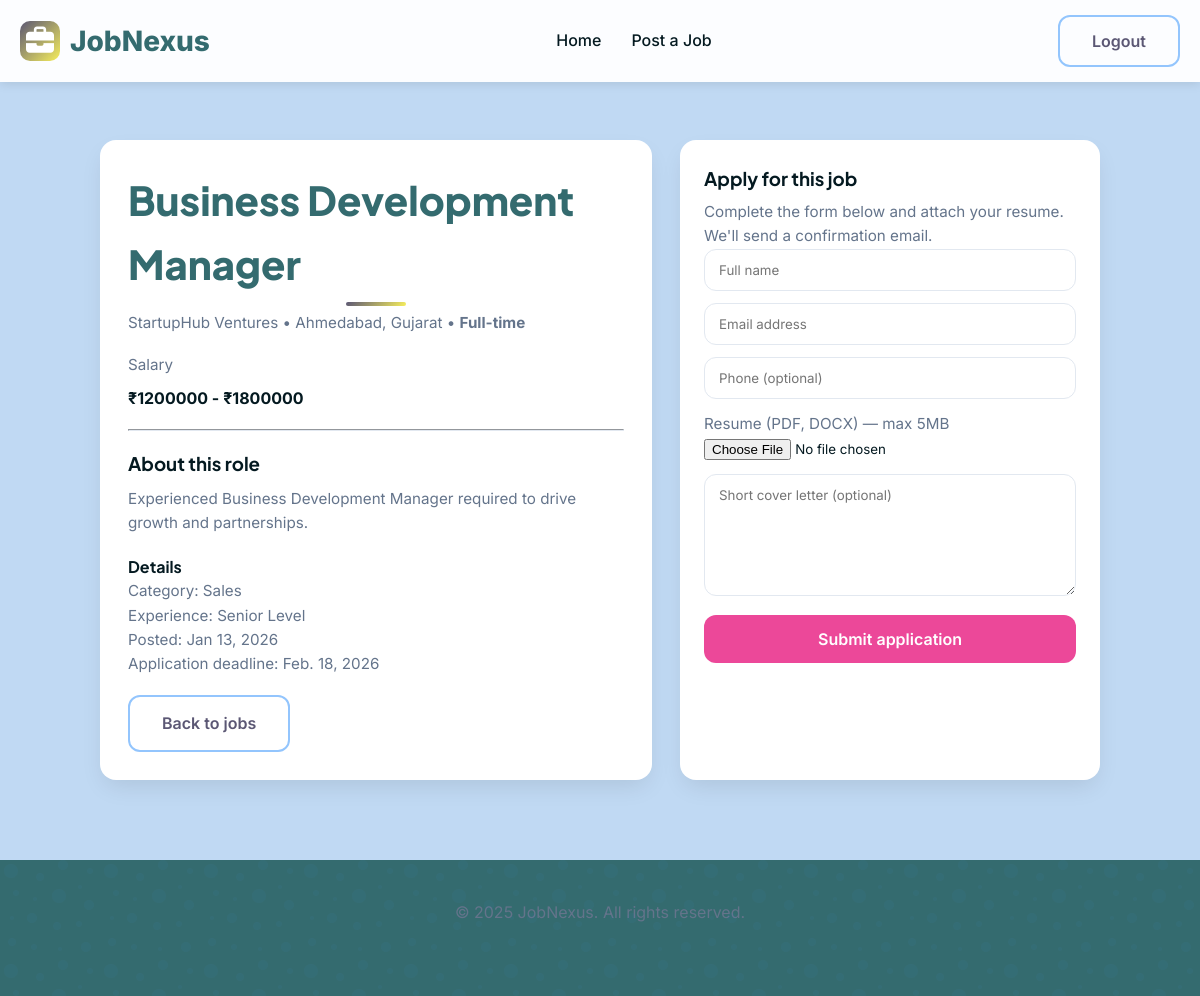
The app's page /jobs/14/apply/ (signed in) with its own data.
### jobs/models.py (models this page shows, shortened)
class Job(models.Model):
    JOB_TYPE_CHOICES = [
        ('Full-time', 'Full-time'),
        ('Part-time', 'Part-time'),
        ('Contract', 'Contract'),
        ('Remote', 'Remote'),
        ('Internship', 'Internship'),
    ]
    JOB_CATEGORY_CHOICES = [
        ('Technology', 'Technology'),
        ('Finance', 'Finance'),
        ('Healthcare', 'Healthcare'),
        ('Education', 'Education'),
        ('Marketing', 'Marketing'),
        ('Sales', 'Sales'),
        ('Design', 'Design'),
        ('Other', 'Other'),
    ]
    title = models.CharField(max_length=200)
    company = models.CharField(max_length=150)
    company_website = models.URLField(
        max_length=300,
        blank=True,
        null=True
    )
    company_email = models.EmailField(
        max_length=254
    )
    company_phone = models.CharField(
    max_length=20,
    help_text="Include country code, e.g. +91XXXXXXXXXX"
    )
    location = models.CharField(max_length=100)
    category = models.CharField(max_length=100, choices=JOB_CATEGORY_CHOICES)
    experience = models.CharField(
        max_length=100,
        choices=[
            ('Entry Level', 'Entry Level'),
            ('Mid Level', 'Mid Level'),
            ('Senior Level', 'Senior Level'),
            ('Executive', 'Executive'),
        ]
    )
    job_type = models.CharField(
        max_length=20,
        choices=JOB_TYPE_CHOICES
    )
    number_of_positions = models.PositiveIntegerField(
        default=1
    )
    salary_min = models.IntegerField()
    salary_max = models.IntegerField()
    application_deadline = models.DateField()
    description = models.TextField()
    posted_at = models.DateTimeField(auto_now_add=True)

### jobs/views.py (the view, shortened to what this page needs)
# urls.py: path('jobs/<int:job_id>/apply/', apply_job, name='apply_job'),
@login_required(login_url='/login/')
def apply_job(request, job_id):
    job = get_object_or_404(Job, id=job_id)
    return render(request, 'jobs/apply_job.html', {'job': job})

### jobs/templates/jobs/apply_job.html (shortened to what this page needs)
{% load static %}
<!DOCTYPE html>
<html lang="en">
<head>
  <link rel="stylesheet" href="https://cdnjs.cloudflare.com/ajax/libs/font-awesome/7.0.0/css/all.min.css">
  <link rel="stylesheet" href="{% static 'jobs/css/style.css' %}">
</head>
<body>
  <header>
    <div class="container nav-container">
      <a href="{% url 'home' %}" class="logo"><div class="logo-icon"><i class="fas fa-briefcase"></i></div>JobNexus</a>
      <nav>
        <ul class="nav-menu">
          <li><a href="{% url 'home' %}" class="nav-link">Home</a></li>
          {% if user.is_authenticated %}
            <li><a href="{% url 'post_job' %}" class="nav-link">Post a Job</a></li>
          {% else %}
            <li><a href="{% url 'login' %}?next={% url 'post_job' %}" class="nav-link">Post a Job</a></li>
          {% endif %}
        </ul>
      </nav>
      <div class="nav-actions">
        {% if user.is_authenticated %}
          <form method="post" action="{% url 'logout' %}" style="display:inline;">
            <button type="submit" class="btn btn-secondary">Logout</button>
          </form>
        {% else %}
          <a href="{% url 'login' %}" class="btn btn-secondary">Login</a>
          <a href="{% url 'register' %}" class="btn">Register</a>
        {% endif %}
      </div>
    </div>
  </header>
  <main class="apply-wrapper">
    <div class="container">
      <div class="apply-card">
        <div class="job-panel">
          <h2 class="section-title">{{ job.title }}</h2>
          <div class="muted">{{ job.company }} • {{ job.location }} • <strong>{{ job.job_type }}</strong></div>
          <div style="margin:18px 0 8px;" class="muted">Salary</div>
          <div style="font-weight:700">₹{{ job.salary_min }} - ₹{{ job.salary_max }}</div>
          <hr style="margin:18px 0;border-color:var(--gray-light)">
          <h3 style="margin-bottom:8px">About this role</h3>
          <p class="muted">{{ job.description|linebreaksbr }}</p>
          <h4 style="margin-top:18px">Details</h4>
          <ul class="muted">
            <li>Category: {{ job.category }}</li>
            <li>Experience: {{ job.experience }}</li>
            <li>Posted: {{ job.posted_at|date:"M j, Y" }}</li>
            <li>Application deadline: {{ job.application_deadline|default:"N/A" }}</li>
          </ul>
          <div style="margin-top:18px">
            <a href="{% url 'home' %}" class="btn btn-secondary">Back to jobs</a>
          </div>
        </div>
        <div class="apply-panel">
          <h3 style="margin-bottom:6px">Apply for this job</h3>
          <p class="muted">Complete the form below and attach your resume. We'll send a confirmation email.</p>
          <form method="post" action="" enctype="multipart/form-data">
            <input class="apply-input" type="text" name="full_name" placeholder="Full name" required>
            <input class="apply-input" type="email" name="email" placeholder="Email address" required>
            <input class="apply-input" type="tel" name="phone" placeholder="Phone (optional)">
            <div class="apply-file">
              <label class="muted">Resume (PDF, DOCX) — max 5MB</label>
              <input type="file" name="resume" accept="application/pdf,application/msword,application/vnd.openxmlformats-officedocument.wordprocessingml.document" required>
            </div>
            <textarea class="apply-input" name="cover_letter" rows="6" placeholder="Short cover letter (optional)"></textarea>
            <button type="submit" class="btn btn-accent" style="width:100%">Submit application</button>
          </form>
        </div>
      </div>
    </div>
  </main>
  <footer>
    <div class="container">
      <div style="padding:40px 0;text-align:center;color:var(--gray)">© 2025 JobNexus. All rights reserved.</div>
    </div>
  </footer>
</body>
</html>

### jobs/static/jobs/css/style.css (style rules this page uses)
:root { --primary: #5b5774; --primary-dark: #8ae1d1; --primary-light: #93c5fd; --secondary: #f6ee5c; --accent: #ec4899; --dark: #041920; --darker: #346b6f; --light: #c0d9f3; --lighter: #ffffff; --gray: #64748b; --gray-light: #e2e8f0; --gray-lighter: #f1f5f9; --success: #10b981; --warning: #f59e0b; --error: #ef4444; --radius: 12px; --radius-lg: 16px; --shadow: 0 10px 25px -5px rgba(0, 0, 0, 0.1); --shadow-lg: 0 20px 40px -10px rgba(0, 0, 0, 0.15); --transition: all 0.3s ease; --gradient: linear-gradient(135deg, var(--primary), var(--secondary)); }
* { margin: 0; padding: 0; box-sizing: border-box; }
body { font-family: 'Inter', sans-serif; color: var(--dark); line-height: 1.6; background-color: var(--light); overflow-x: hidden; }
h1, h2, h3, h4, h5, h6 { font-family: 'Plus Jakarta Sans', sans-serif; font-weight: 700; }
a { text-decoration: none; color: inherit; }
ul { list-style: none; }
input, select, button, textarea { font-family: inherit; }
.container { width: 100%; max-width: 1200px; margin: 0 auto; padding: 0 20px; }
input { font-family: 'Inter', sans-serif; }
.btn { display: inline-flex; align-items: center; justify-content: center; gap: 8px; padding: 14px 32px; background: var(--gradient); color: white; border-radius: var(--radius); font-weight: 600; transition: var(--transition); border: none; cursor: pointer; font-size: 16px; position: relative; overflow: hidden; z-index: 1; }
.btn::before { content: ''; position: absolute; top: 0; left: 0; width: 0%; height: 100%; background: linear-gradient(135deg, var(--primary-dark), var(--secondary)); transition: var(--transition); z-index: -1; }
.btn-secondary { background: transparent; color: var(--primary); border: 2px solid var(--primary-light); }
.btn-secondary::before { display: none; }
.btn-accent { background: var(--accent); }
.btn-accent::before { background: #db2777; }
header { position: fixed; top: 0; left: 0; width: 100%; background: rgba(255, 255, 255, 0.95); backdrop-filter: blur(10px); z-index: 1000; box-shadow: 0 2px 10px rgba(0, 0, 0, 0.1); padding: 15px 0; transition: var(--transition); }
.nav-container { display: flex; justify-content: space-between; align-items: center; }
.logo { font-size: 28px; font-weight: 800; color: var(--darker); display: flex; align-items: center; gap: 10px; }
.logo-icon { width: 40px; height: 40px; background: var(--gradient); border-radius: 10px; display: flex; align-items: center; justify-content: center; color: white; }
.nav-menu { display: flex; gap: 30px; }
.nav-link { font-weight: 500; transition: var(--transition); position: relative; }
.nav-link::after { content: ''; position: absolute; bottom: -5px; left: 0; width: 0; height: 2px; background: var(--gradient); transition: var(--transition); }
.nav-actions { display: flex; align-items: center; gap: 15px; }
.section-title { font-size: 2.8rem; font-weight: 800; margin-bottom: 15px; color: var(--darker); position: relative; display: inline-block; }
.section-title::after { content: ''; position: absolute; bottom: -10px; left: 50%; transform: translateX(-50%); width: 60px; height: 4px; background: var(--gradient); border-radius: 2px; }
footer { background: var(--darker); color: white; padding: 0 0 30px; position: relative; }
footer::before { content: ''; position: absolute; top: 0; left: 0; width: 100%; height: 100%; }
@media (max-width: 1200px) { .section-title { font-size: 2.5rem; } }

### jobs/templates/jobs/apply_job.html (style rules this page uses)
.apply-wrapper { padding: 140px 20px 80px; min-height: 70vh; }
.apply-card { max-width: 1000px; margin: 0 auto; display: grid; grid-template-columns: 1fr 420px; gap: 28px; }
.job-panel { background: white; padding: 28px; border-radius: 16px; box-shadow: var(--shadow); }
.apply-panel { background: white; padding: 24px; border-radius: 16px; box-shadow: var(--shadow); }
.apply-input { width:100%; padding:12px 14px; border:1px solid var(--gray-light); border-radius:12px; margin-bottom:12px; }
.apply-file { margin-bottom:12px; }
.muted { color:var(--gray); font-size:0.95rem; }

### records on screen
Job: title "Business Development Manager", company "StartupHub Ventures", location "Ahmedabad, Gujarat", job_type "Full-time", salary_min "1200000", salary_max "1800000", description "Experienced Business Development Manager required to drive growth and partnerships.", category "Sales", experience "Senior Level", posted_at "Jan 13, 2026", application_deadline "Feb. 18, 2026"
